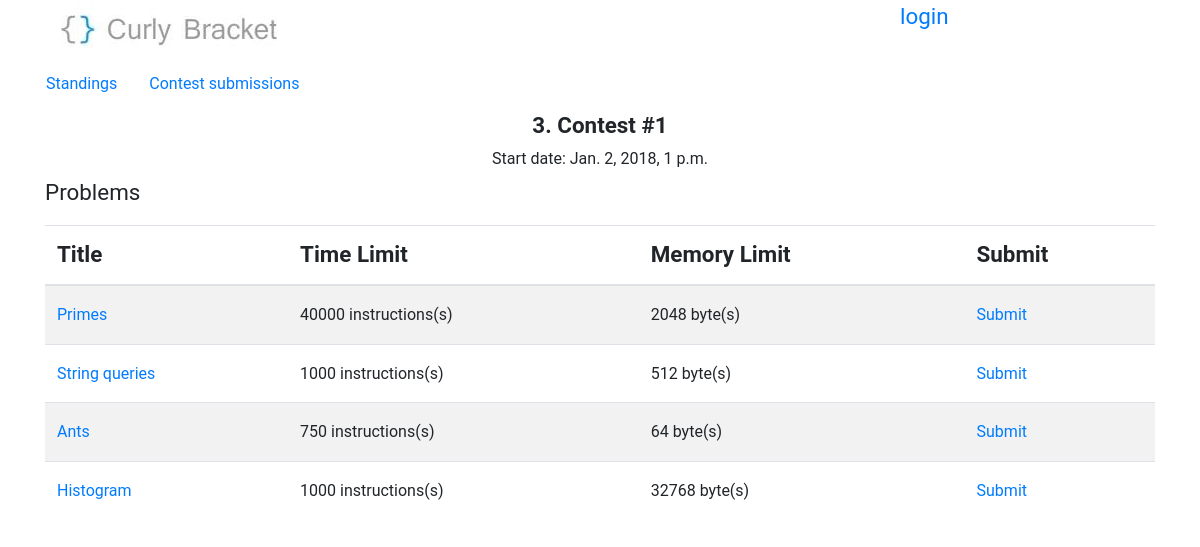
/contest/3, run on an earlier commit of the app's database.
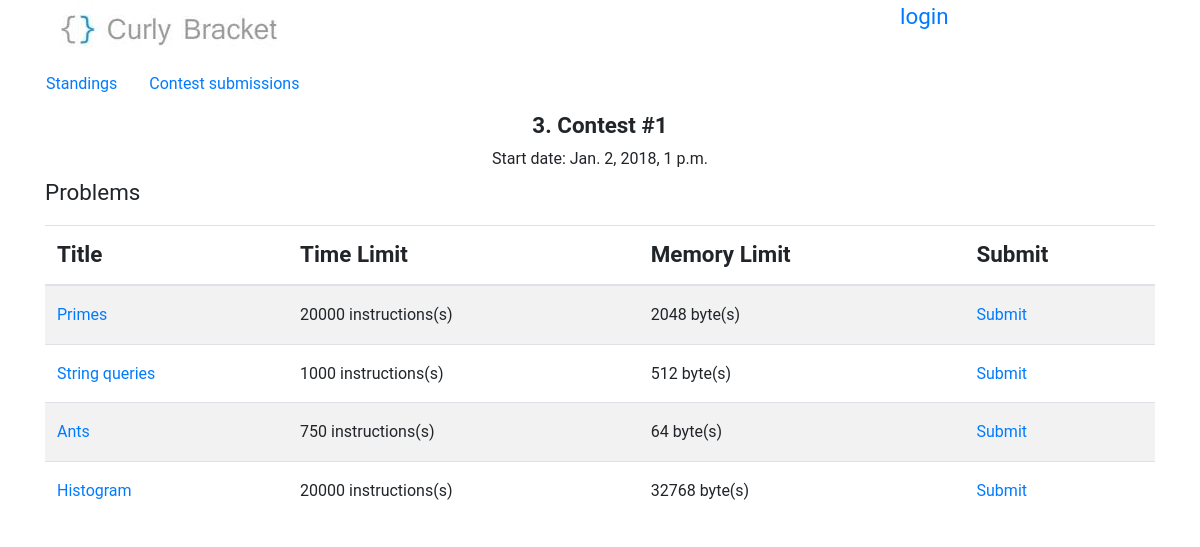
And on a later commit of the database.
### BracketsOJ/models.py (models this page shows, shortened)
class problem(models.Model):
    title = models.CharField(max_length=50)
    time_limit = models.IntegerField(default=100)
    memory_limit = models.IntegerField(default=64)
    statement = models.CharField(max_length=1500)
    input_section = models.CharField(max_length=500)
    output_section = models.CharField(max_length=500)
    samples = models.IntegerField(default=1)
    notes = models.CharField(max_length=200, blank=True, null=True)
    added = models.DateField(auto_now_add=True, blank=True)
    contest = models.ForeignKey(contest, on_delete=models.SET_NULL, null=True, blank=True)
    checker = models.CharField(max_length=50, default='ecmp')

### BracketsOJ/views.py (the view)
# urls.py: re_path('^contest/(?P<contest_id>\d+)/?$', views.dashboardView, name='dashboard'),
def dashboardView(request, contest_id):
    current_contest = get_object_or_404(contest, id=contest_id, start_date__lte=datetime.now())
    problems = current_contest.problem_set.all()
    try:
        return render(request, 'dashboard.html', {'contest': current_contest, 'problems': problems})
    except:
        raise SuspiciousOperation()

### templates/dashboard.html (shortened to what this page needs)
{% extends 'base.html' %}
{% block content %}
        <div>
            <nav class="row nav problem-text">
                {% if contest is not none %}<a class="nav-link" href="/contest/{{ contest.id }}/scoreboard">Standings</a>{% endif %}
                <a class="nav-link" href="/contest/{{ contest.id }}/submissions">Contest submissions</a>
            </nav>
        </div>
        <div class="mx-auto" style="text-align: center">
            <div class="offset-4 col-4"><b>{{ contest.id }}. {{ contest.name }}</b></div>
            <div class="offset-4 col-4 problem-text">Start date: {{ contest.start_date }}</div>
        </div>
        <div>
            <p>Problems</p>
            <div class="table-responsive">
                <table class="table table-striped">
                    <thead>
                        <tr>
                            <th colspan="2">
                                Title
                            </th>
                            <th>
                                Time Limit
                            </th>
                            <th>
                                Memory Limit
                            </th>
                            <th>
                                Submit
                            </th>
                        </tr>
                    </thead>
                    <tbody class="problem-text">
                    {% for problem in problems %}
                        <tr>
                            <td colspan="2">
                                <a href="/contest/{{ contest.id }}/problem/{{ problem.id }}">{{ problem.title }}</a>
                            </td>
                            <td>
                                {{ problem.time_limit }} instructions(s)
                            </td>
                            <td>
                                {{ problem.memory_limit }} byte(s)
                            </td>
                            <td>
                                <a href="/contest/{{ contest.id }}/problem/{{ problem.id }}/submit">Submit</a>
                            </td>
                        </tr>
                    {% endfor %}
                    </tbody>
                </table>
            </div>
        </div>
{% endblock %}

What changed in the data, as far as the page shows it:
changed problem "Primes": time_limit "40000" → "20000"
changed problem "Histogram": time_limit "1000" → "20000"
